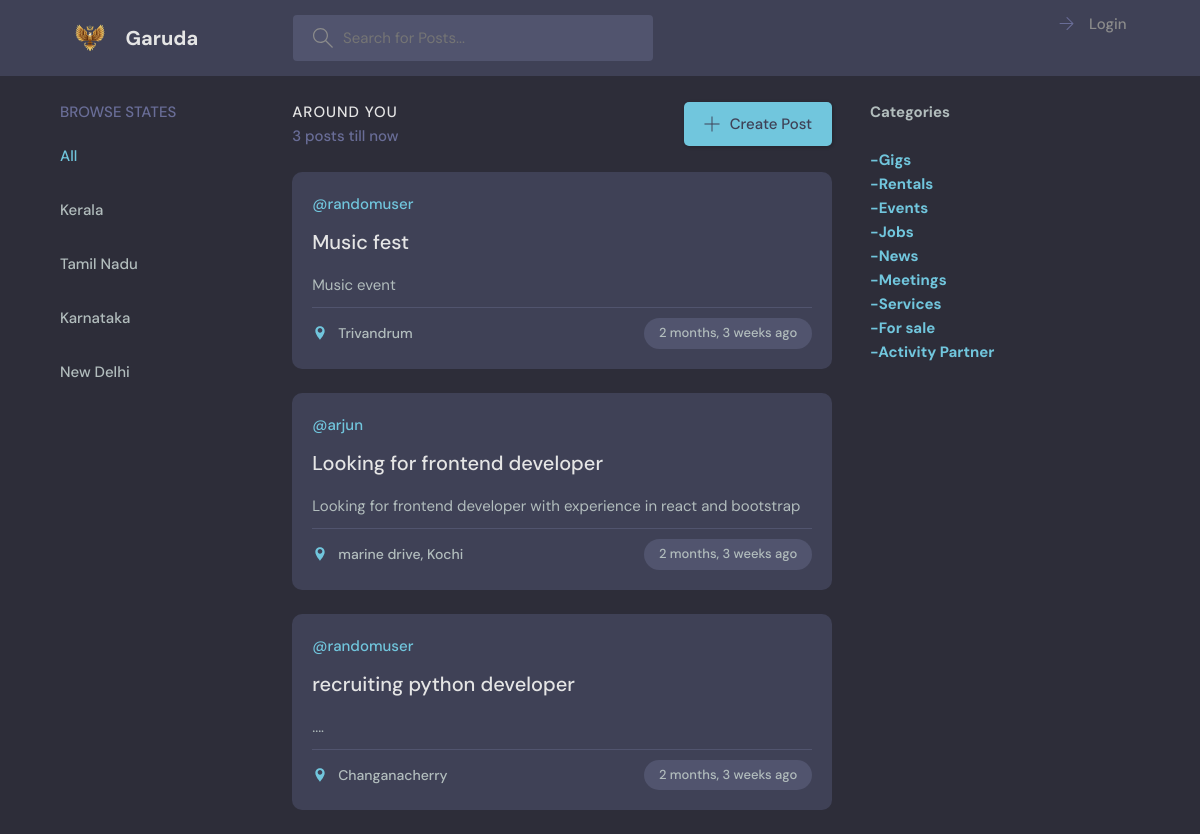
The page / on the database its author committed.
### base/models.py (models this page shows, shortened)
class Post(models.Model):
    category = models.CharField(null=True,max_length=50,default='')
    host = models.ForeignKey(User, on_delete=models.SET_NULL,null=True)
    title = models.CharField(max_length=100)
    description = models.TextField(null=True, blank=True)
    location = models.CharField(null=True, max_length=200,default='')
    city = models.CharField(null=True, max_length=200)
    state = models.CharField(null=True, max_length=200)
    contact = models.TextField(null=False)
    updated = models.DateTimeField(auto_now=True)   #saves time when model is updated
    created = models.DateTimeField(auto_now_add=True) #saves time when model is created (only one time)
    class Meta:
        ordering = [Random()]

### base/views.py (the view)
# urls.py: path('',views.home,name="home"),
def home(request):
    q = request.GET.get('q') if request.GET.get('q') != None else ''
    posts = Post.objects.filter(
    Q(city__icontains=q) |
    Q(title__icontains=q) |
    Q(location__icontains=q) |
    Q(description__icontains=q) |
    Q(host__username__icontains=q) |
    Q(category__icontains=q) |
    Q(state__icontains=q) |
        (Q(city__icontains=q) & Q(title__icontains=q)) |
        (Q(city__icontains=q) & Q(category__icontains=q))
    )
    post_count = posts.count()
    flag = True
    categories = ['Gigs','Rentals','Events','Jobs','News','Meetings','Services','For sale','Activity Partner']
    statelist = ['Kerala','Tamil Nadu','Karnataka','New Delhi']
    context = {'posts': posts,'post_count':post_count,'categories': categories,'statelist':statelist,'flag':flag}
    return render(request,'base/home.html',context)

### base/templates/base/home.html (shortened to what this page needs)
{% extends 'main.html' %}
{% block content %}
    <main class="layout layout--3">
      <div class="container">
        {% include 'base/searchcities.html' %}
        <div class="roomList">
          <div class="roomList__header">
            <div>
              {%if flag%}
              <h2>Around you </h2>
              <p>{{post_count}} posts till now </p>
              {%else%}
              <div>
                <h2>Your Posts </h2>
              </div>
              {%endif%}
            </div>
            <a class="btn btn--main" href="{% url 'createpost' %}">
              <svg version="1.1" xmlns="http://www.w3.org/2000/svg" width="32" height="32" viewBox="0 0 32 32">
                <title>add</title>
                <path
                  d="M16.943 0.943h-1.885v14.115h-14.115v1.885h14.115v14.115h1.885v-14.115h14.115v-1.885h-14.115v-14.115z"
                ></path>
              </svg>
              Create Post
            </a>
          </div>
          {%include 'base/feed.html' %}
        </div>
        {% include 'base/categories.html' %}
      </div>
    </main>
    {%endblock%}

### base/templates/base/feed.html (shortened to what this page needs)
{%for post in posts%}
<div class="roomListRoom">
    <div class="roomListRoom__header">
      <a href="profile.html" class="roomListRoom__author">
        <span>@{{post.host.username}}</span>
      </a>
    </div>
    <div class="roomListRoom__content">
      <a href="{% url 'post' post.id %}">{{post.title}}</a>
      <p>
        {{post.description}}
      </p>
    </div>
    <div class="roomListRoom__meta">
      <a class="roomListRoom__joined">
        <svg xmlns="http://www.w3.org/2000/svg" width="24" height="24" viewBox="0 0 24 24">
            <path d="M12 2C8.139 2 5 5.139 5 9c0 5.25 7 13 7 13s7-7.75 7-13c0-3.861-3.139-7-7-7zm0 9.5c-1.93 0-3.5-1.57-3.5-3.5s1.57-3.5 3.5-3.5 3.5 1.57 3.5 3.5-1.57 3.5-3.5 3.5z"/>
            <path d="M0 0h24v24H0z" fill="none"/>
        </svg>
        {% if post.location %}
        {{post.location}}, {{post.city}}
        {%else%}
        {{post.city}}
        {%endif%}
      </a>
      <p class="roomListRoom__topic">{{post.created|timesince}} ago</p>
    </div>
</div>
{%endfor%}

### static/styles/style.css (style rules this page uses)
:root { --color-main: #71c6dd; --color-main-light: #e1f6fb; --color-dark: #3f4156; --color-dark-medium: #51546e; --color-dark-light: #696d97; --color-light: #e5e5e5; --color-gray: #8b8b8b; --color-light-gray: #b2bdbd; --color-bg: #2d2d39; --color-success: #5dd693; --color-error: #fc4b0b; }
* { font-family: "DM Sans", -apple-system, BlinkMacSystemFont, "Segoe UI", Roboto, Oxygen, Ubuntu, Cantarell, "Open Sans", "Helvetica Neue", sans-serif; margin: 0; padding: 0; box-sizing: border-box; text-rendering: optimizeLegibility; font-size: inherit; }
html { font-size: 56.25%; }
@media only screen and (min-width: 1200px) { html { font-size: 62.5%; } }
body { line-height: 1.6; font-weight: 400; font-size: 1.5rem; color: var(--color-light-gray); background-color: var(--color-bg); min-height: 100vh; }
a { display: inline-block; color: var(--color-main); text-decoration: none; }
.container { max-width: 120rem; width: 90%; margin: auto; }
.btn { background-color: transparent; border: none; display: inline-flex; align-items: center; gap: 1rem; cursor: pointer; transition: all ease-in-out 0.3s; padding: 1rem 2rem; border-radius: 5px; box-shadow: 1px 1px 3px 1px rgba(0, 0, 0, 0.15); font-weight: 500; }
.btn--main { background-color: var(--color-main); color: var(--color-dark); }
.btn > svg { fill: currentColor; width: 1.6rem; height: 1.6rem; }
.layout { margin-top: 2.4rem; }
.layout > .container { display: flex; justify-content: space-between; align-items: flex-start; }
.layout--3 > .container > div:nth-child(2) { flex-basis: 50%; }
.roomList__header { display: flex; justify-content: space-between; align-items: center; margin-bottom: 2.4rem; }
.roomList__header h2 { text-transform: uppercase; font-weight: 500; color: var(--color-light); letter-spacing: 1px; }
.roomList__header p { font-weight: 500; color: var(--color-dark-light); }
.roomListRoom { margin-bottom: 2.4rem; background-color: var(--color-dark); border-radius: 1rem; padding: 2rem; }
.roomListRoom__header { display: flex; justify-content: space-between; align-items: center; }
.roomListRoom__author { font-weight: 500; display: flex; align-items: center; gap: 1rem; }
.roomListRoom__content { margin: 1rem 0; }
.roomListRoom__content a { font-size: 2rem; font-weight: 500; margin-bottom: 1.5rem; color: var(--color-light); transition: all 0.3s ease-in-out; }
.roomListRoom__meta { border-top: 1px solid var(--color-dark-medium); padding-top: 1rem; display: flex; align-items: center; justify-content: space-between; }
.roomListRoom__joined { color: var(--color-light-gray); display: flex; align-items: center; gap: 1rem; font-size: 1.4rem; font-weight: 500; }
.roomListRoom__joined svg { fill: var(--color-main); width: 1.6rem; height: 1.6rem; }
.roomListRoom__topic { padding: 5px 1.5rem; background-color: var(--color-dark-medium); border-radius: 5rem; font-weight: 500; font-size: 1.3rem; }

### rows shown on the page
Post: host.username "randomuser", title "Music fest", description "Music event", city "Trivandrum", created "2 months, 3 weeks"
Post: host.username "arjun", title "Looking for frontend developer", description "Looking for frontend developer with experience in react and bootstrap", location "marine drive", city "Kochi", created "2 months, 3 weeks"
Post: host.username "randomuser", title "recruiting python developer", description "....", city "Changanacherry", created "2 months, 3 weeks"

### other values the page prints
{{ state }} "Kerala" "Tamil Nadu" "Karnataka" "New Delhi"
{{ post_count }} "3"
{{ category }} "Gigs" "Rentals" "Events" "Jobs" "News" "Meetings" "Services" "For sale" "Activity Partner"
